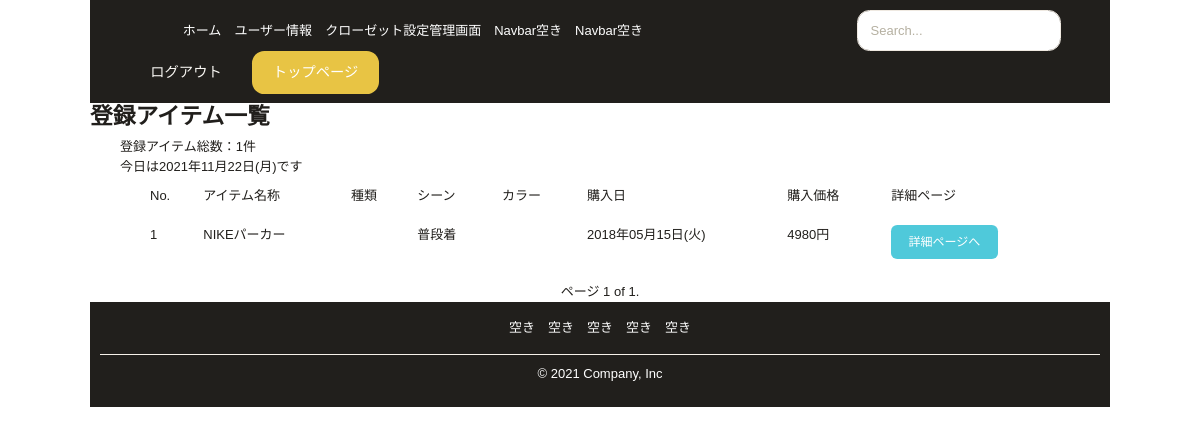
/contents/item-list/ (signed in), run on an earlier commit of the app's database.
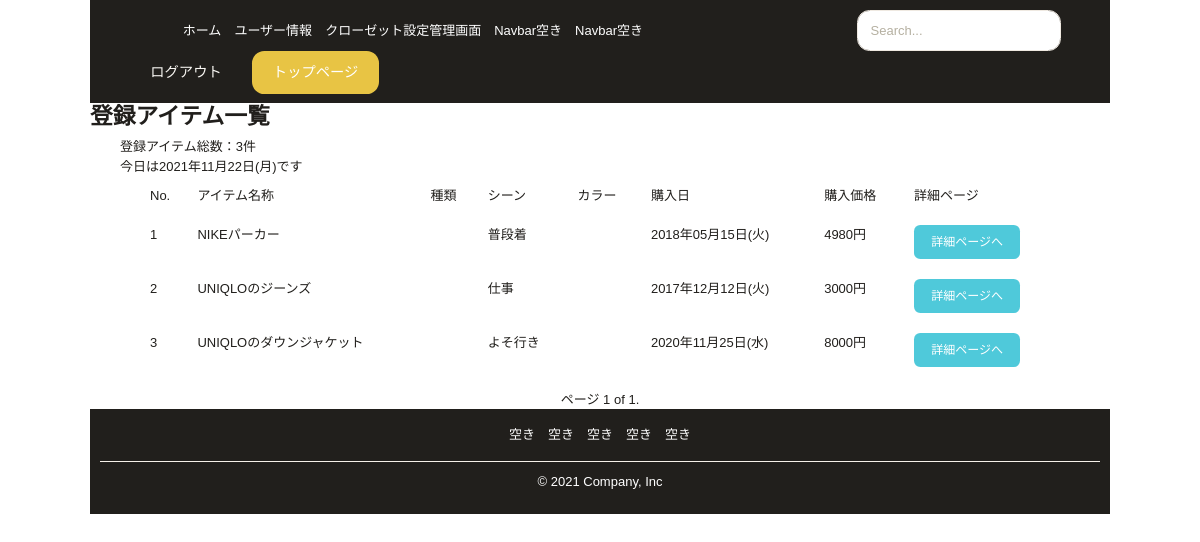
And on a later commit of the database.
### contents/models.py (models this page shows, shortened)
class Item(models.Model):
    user = models.ForeignKey(settings.AUTH_USER_MODEL, verbose_name='ユーザー', on_delete=models.CASCADE,null=True)
    item_type = models.ForeignKey(ItemType, on_delete=models.PROTECT, blank=True, null=True, default=None)
    item_color = models.ForeignKey(ItemColor, on_delete=models.PROTECT, blank=True, null=True, default=None)
    item_brand = models.ForeignKey(ItemBrand, on_delete=models.PROTECT, blank=True, null=True, default=None)
    purchase_place = models.ForeignKey(PurchasePlace, on_delete=models.PROTECT, blank=True, null=True, default=None)
    closet = models.ForeignKey(Closet, on_delete=models.PROTECT, blank=True, null=True, default=None)
    season = models.CharField(verbose_name = '季節', max_length=10, choices = SEASON_CHOICES, default='spring')
    occasion = models.CharField(verbose_name = 'シーン', max_length=30, choices = OCCASION_CHOICES, default='daily_use')
    item_name = models.CharField(verbose_name = 'アイテム名称', max_length=300, unique=True)
    purchase_date = models.DateTimeField(verbose_name = '購入日', blank=True, null=True)
    pricing = models.IntegerField(verbose_name = '購入価格(円)', )
    item_image = models.ImageField(verbose_name = 'アイテム画像', upload_to='contens/item_images', blank = True, null=True)
    memo = models.TextField(verbose_name = 'メモ', blank=True, null=True)
    favorite_level = models.IntegerField(verbose_name = 'お気に入り度', choices = FAVORITE_LEVEL_CHOICES, default=None, blank=True, null=True)
    item_importance = models.IntegerField(verbose_name = '大事さ', choices = ITEM_IMPORTANCE_CHOICES, default=None, blank=True, null=True)
    create_date = models.DateTimeField(verbose_name = '作成日', auto_now_add=True)
    update_date = models.DateTimeField(verbose_name = '更新日', auto_now=True)
    class Meta:
        ordering = ['item_name']

### contents/views.py (the view)
# urls.py: path('item-list/', item_ListView, name='item_list'),
@login_required
def item_ListView(request):
    item_list = Item.objects.filter(user_id = request.user)
    today = datetime.date.today()
    paginator = Paginator(item_list, 10)
    page_number = request.GET.get('page')
    page_object = paginator.get_page(page_number)
    return render(request, 'contents/item_list/item_list.html', {'page_object': page_object,'today':today, "paginator":paginator })

### templates/contents/item_list/item_list.html (shortened to what this page needs)
{% extends 'contents/contents_base.html' %}
{% load static django_bootstrap5 humanize %}
{% block content %}
<div class="container">
    <h1>登録アイテム一覧</h1>
    <div class="container">
        <h7>登録アイテム総数：{{ paginator.count }}件</h7><br>
        <h7>今日は{{ today | date:"Y年m月d日(D)" }}です</h7>
    </div>
    <div class="container">
        {% if page_object %}
        <div class="container">
            <table class="table table-lg">
                <thead>
                    <tr>
                        <th>No.</th>
                        <th>アイテム名称</th>
                        <th>種類</th>
                        <th>シーン</th>
                        <th>カラー</th>
                        <th>購入日</th>
                        <th>購入価格</th>
                        <th>詳細ページ</th>
                    </tr>
                </thead>
                <tbody>
                    {% for field in page_object %}
                    <tr>
                        <td>{{ forloop.counter0 | add:page_object.start_index }}</td>
                        <td>{{ field.item_name }}</td>
                        <td>{{ field.get_item_type_display }}</td>
                        <td>{{ field.get_occasion_display }}</td>
                        <td>{{ field.get_item_color_display}}</td>
                        <td>{{ field.purchase_date| date:"Y年m月d日(D)" }}</td>
                        <td>{{ field.pricing | intcomma }}円</td>
                        <td><a href="#"button class="btn btn-sm btn-primary" type="submit">詳細ページへ</a></td>
                    </tr>
                    {% endfor %}
                </tbody>
                {% else %}
                <p>まだアイテムが登録されていません</p>
                {% endif %}
            </table>
        </div>
  </div>
  <div class="pagination">
      <span class="step-links">
          <span class="current">
              ページ {{ page_object.number }} of {{ page_object.paginator.num_pages }}.
          </span>
        </span>
    </div>
</div>
{% endblock content%}

### templates/contents/contents_base.html (shortened to what this page needs)
{% extends 'base.html' %}
{%load static django_bootstrap5 humanize %}
{% block header %}
<div class="container">
    <header class="p-3 bg-dark text-white">
        <div class="container">
            <div class="d-flex flex-wrap align-items-center justify-content-center justify-content-lg-start">
                <a href="/" class="d-flex align-items-center mb-2 mb-lg-0 text-white text-decoration-none">
                    <svg class="bi me-2" width="40" height="32" role="img" aria-label="Bootstrap"><use xlink:href="#bootstrap"/></svg>
                </a>
                <ul class="nav col-12 col-lg-auto me-lg-auto mb-2 justify-content-center mb-md-0">
                    <li><a href="{% url 'home' %}" class="nav-link px-2 text-white">ホーム</a></li>
                    <li><a href="{% url 'user_information' request.user.pk %}" class="nav-link px-2 text-white">ユーザー情報</a></li>
                    <li><a href="{% url 'item_category_gate' %}" class="nav-link px-2 text-white">クローゼット設定管理画面</a></li>
                    <li><a href="#" class="nav-link px-2 text-white">Navbar空き</a></li>
                    <li><a href="#" class="nav-link px-2 text-white">Navbar空き</a></li>
                </ul>
                <form class="col-12 col-lg-auto mb-3 mb-lg-0 me-lg-3">
                    <input type="search" class="form-control form-control-dark" placeholder="Search..." aria-label="Search">
                </form>
                <div class="text-end">
                    <a href="{% url 'logout' %}" class="btn btn-outline-light me-2">ログアウト</a>
                    <a href="{% url 'top' %}" class="btn btn-warning">トップページ</a>
                </div>
            </div>
        </div>
    </header>
</div>
{% endblock header %}
{% block footer %}
<div class="container">
  <footer class="p-3 bg-dark text-white">
    <ul class="nav justify-content-center border-bottom pb-3 mb-3">
      <li class="nav-item"><a href="#" class="nav-link px-2 text-white">空き</a></li>
      <li class="nav-item"><a href="#" class="nav-link px-2 text-white">空き</a></li>
      <li class="nav-item"><a href="#" class="nav-link px-2 text-white">空き</a></li>
      <li class="nav-item"><a href="#" class="nav-link px-2 text-white">空き</a></li>
      <li class="nav-item"><a href="#" class="nav-link px-2 text-white">空き</a></li>
    </ul>
    <p class="text-center text-white">&copy; 2021 Company, Inc</p>
  </footer>
</div>
{% endblock footer %}

### templates/base.html (shortened to what this page needs)
{% load static django_bootstrap5 %}
<!doctype html>
<html lang="ja">
  <head>
    <link href="https://cdn.jsdelivr.net/npm/bootstrap@5.1.3/dist/css/bootstrap.min.css" rel="stylesheet">
    <link rel='stylesheet' type="text/css" href="{% static 'base_static/style.bundle.css'%}">
  </head>
  <body>
      <div class="container">
          {% block header %}{% endblock header %}
        {% block content %}
        {% endblock content %}
        {% block footer %}{% endblock footer %}
      </div>
  </body>
</html>

What changed in the data, as far as the page shows it:
added Item: item_name "UNIQLOのジーンズ", occasion "仕事", purchase_date "2017年12月12日(火)", pricing "3000"
added Item: item_name "UNIQLOのダウンジャケット", occasion "よそ行き", purchase_date "2020年11月25日(水)", pricing "8000"
Also different on the page:
{{ paginator.count }}: "1" → "3"
